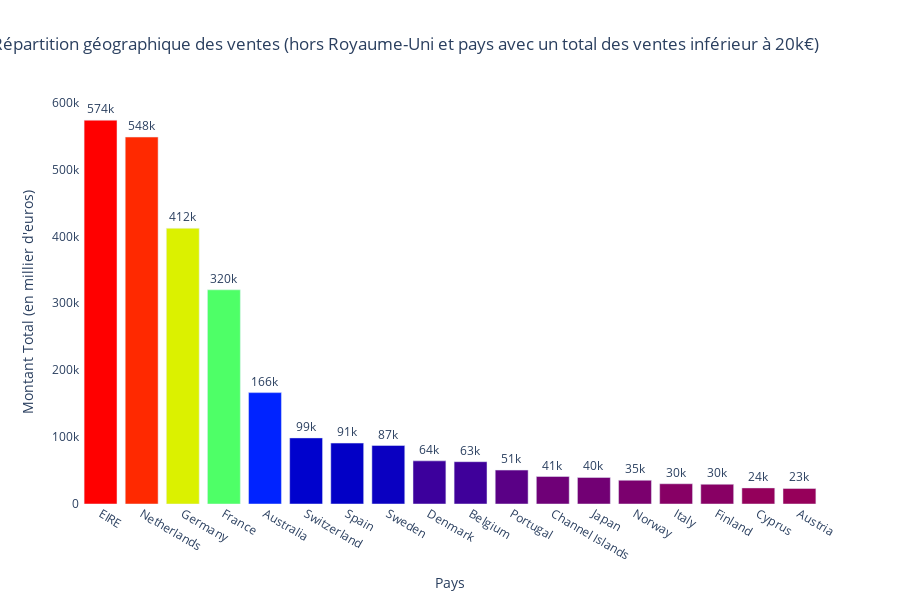

Notebook code for this chart:
### Code cell
import plotly.graph_objects as go
import numpy as np

# Filtrer les données pour exclure le Royaume-Uni
df_countries_purchase = df[df['Country'] != 'United Kingdom']

# Trier les pays par montant total décroissant
df_countries_purchase_desc = df_countries_purchase.groupby('Country')['TotalPrice'].sum().reset_index().sort_values('TotalPrice', ascending=False)

# Filtrer les pays avec un montant total inférieur à 20000
df_countries_purchase_desc = df_countries_purchase_desc[df_countries_purchase_desc['TotalPrice'] >= 20000]

# Créer le graphique à barres
fig = go.Figure(data=[
    go.Bar(
        x=df_countries_purchase_desc['Country'].astype(str),
        y=df_countries_purchase_desc['TotalPrice'],
        marker_opacity=1,
        marker={'color': df_countries_purchase_desc['TotalPrice'], 'colorscale': 'Rainbow'}
    )
])

# Ajouter les étiquettes de montant à chaque barre
formatted_labels = [f"{value/1000:.0f}k" for value in df_countries_purchase_desc['TotalPrice']]
fig.update_traces(text=formatted_labels, textposition='outside')

# Mettre à jour la mise en page du graphique
fig.update_layout(
    title="Répartition géographique des ventes (hors Royaume-Uni et pays avec un total des ventes inférieur à 20k€)",
    title_x=0.45,
    xaxis_title="Pays",
    yaxis_title="Montant Total (en millier d'euros)",
    plot_bgcolor='white',
    height = 600
)

# Afficher le graphique
fig.show()

### Figure 1 — Plotly figure (JSON) as saved in the notebook; plotly's stock layout.template omitted (floating-point values rounded to 4 significant figures)
{"data": [{"marker": {"color": [573500.0, 548300.0, 412000.0, 320000.0, 166400.0, 98780.0, 91010.0, 87420.0, 64460.0, 63210.0, 50670.0, 41080.0, 39660.0, 35460.0, 30250.0, 29510.0, 24030.0, 23180.0], "colorscale": [[0, "rgb(150,0,90)"], [0.125, "rgb(0,0,200)"], [0.25, "rgb(0,25,255)"], [0.375, "rgb(0,152,255)"], [0.5, "rgb(44,255,150)"], [0.625, "rgb(151,255,0)"], [0.75, "rgb(255,234,0)"], [0.875, "rgb(255,111,0)"], [1, "rgb(255,0,0)"]], "opacity": 1}, "text": ["574k", "548k", "412k", "320k", "166k", "99k", "91k", "87k", "64k", "63k", "51k", "41k", "40k", "35k", "30k", "30k", "24k", "23k"], "textposition": "outside", "type": "bar", "x": ["EIRE", "Netherlands", "Germany", "France", "Australia", "Switzerland", "Spain", "Sweden", "Denmark", "Belgium", "Portugal", "Channel Islands", "Japan", "Norway", "Italy", "Finland", "Cyprus", "Austria"], "y": [573500.0, 548300.0, 412000.0, 320000.0, 166400.0, 98780.0, 91010.0, 87420.0, 64460.0, 63210.0, 50670.0, 41080.0, 39660.0, 35460.0, 30250.0, 29510.0, 24030.0, 23180.0]}], "layout": {"height": 600, "plot_bgcolor": "white", "title": {"text": "Répartition géographique des ventes (hors Royaume-Uni et pays avec un total des ventes inférieur à 20k€)", "x": 0.45}, "xaxis": {"title": {"text": "Pays"}}, "yaxis": {"title": {"text": "Montant Total (en millier d'euros)"}}}}
